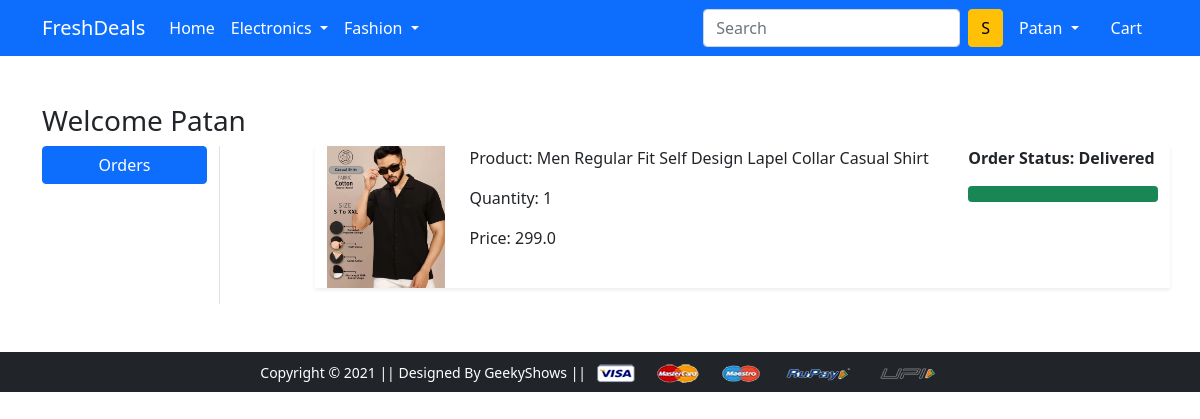
The app's page /orders/ (signed in) with its own data.
### app/models.py (models this page shows, shortened)
class OrderPlaced(models.Model):
    user = models.ForeignKey(User, on_delete=models.CASCADE)
    customer = models.ForeignKey(Customer, on_delete=models. CASCADE)
    product = models.ForeignKey(Product, on_delete=models.CASCADE)
    quantity = models.PositiveIntegerField(default=1)
    ordered_date = models.DateTimeField(auto_now_add=True)
    status = models.CharField(max_length=50,
            choices=STATUS_CHOICES, default='Pending')
    @property
    def total_cost(self):
        return self.quantity * self.product.discounted_price

class Product(models. Model):
    title = models.CharField(max_length=100)
    selling_price = models.FloatField()
    discounted_price = models.FloatField()
    description = models.TextField()
    brand = models.CharField(max_length=100)
    category = models.CharField(choices=CATEGORY_CHOICE,
    max_length=2)
    product_image = models. ImageField(upload_to='productimg')

### app/views.py (the view)
# urls.py: path('orders/', views.orders, name='orders'),
@login_required
def orders(request):
    Orders = OrderPlaced.objects.filter(user=request.user)
    return render(request, 'app/orders.html', {'Orders':Orders})

### app/templates/app/orders.html (shortened to what this page needs)
{% extends 'app/base.html' %}
{% load static %}
{% block main-content %}
<div class="container my-5">
    <div class="row">
        <h3>Welcome <span class="text-capitalize">{{request.user}}</span></h3>
        <div class="col-sm-2 border-end">
            <ul class="list-unstyled">
                <li class="d-grid"><a href="{% url 'orders' %}" class="btn btn-primary">
                    Orders</a>
                </li>
            </ul>
        </div>
        <div class="col-sm-9 offset-sm-1">
            {% for op in Orders %}
            <div class="row shadow-sm mb-3">
                <div class="col-sm-2">
                    <img src="{{op.product.product_image.url}}" alt="" srcset="" class="img-fluid" height="150" width="150">
                </div>
                <div class="col-sm-7">
                    <p>Product: {{op.product.title}}</p>
                    <p>Quantity: {{op.quantity}}</p>
                    <p>Price: {{op.total_cost}}</p>
                </div>
                <div class="col-sm-3 fw-bold">
                    <p>Order Status: {{op.status}}</p>
                    {% if op.status == 'Delivered' %}
                    <div class="progress">
                        <div class="progress-bar bg-success" role="progressbar"
                        style="width: 100%" aria-valuenow="100"
                        aria-valuemin="0" aria-valuemax="100"></div>
                    </div>
                    {% endif %}
                </div>
            </div>
            {% endfor %}
        </div>
    </div>
</div>
{% endblock main-content %}

### app/templates/app/base.html (shortened to what this page needs)
<!doctype html>
{% load static %}
<html lang="en">
  <head>
    <link href="https://cdn.jsdelivr.net/npm/bootstrap@5.0.0-beta1/dist/css/bootstrap.min.css" rel="stylesheet">
    <link rel="stylesheet" href="{% static 'app/css/owl.carousel.min.css' %}">
    <link rel="stylesheet" href="{% static 'app/css/all.min.css' %}">
    <link rel="stylesheet" href="{% static 'app/css/style.css' %}">
  </head>
  <body>
    <nav class="navbar navbar-expand-lg navbar-dark bg-primary">
     <div class="container">
       <a class="navbar-brand" href="/">FreshDeals</a>
       <div class="collapse navbar-collapse" id="navbarSupportedContent">
         <ul class="navbar-nav me-auto mb-2 mb-lg-0">
           <li class="nav-item">
             <a class="nav-link active" aria-current="page" href="/">Home</a>
           </li>
           <li class="nav-item dropdown">
             <a class="nav-link dropdown-toggle text-white" href="#" id="electronicsDropdown" role="button" data-bs-toggle="dropdown" aria-expanded="false">
               Electronics
             </a>
           </li>
           <li class="nav-item dropdown">
             <a class="nav-link dropdown-toggle text-white" href="#" id="fashionDropdown" role="button" data-bs-toggle="dropdown" aria-expanded="false">
               Fashion
             </a>
           </li>
         </ul>
         <form class="d-flex">
           <input class="form-control me-2" type="search" placeholder="Search" aria-label="Search">
           <button class="btn btn-warning" type="submit">S</button>
         </form>
         <div>
          <ul class="navbar-nav me-auto mb-2 mb-lg-0">
            {% if request.user.is_authenticated %}
            <li class="nav-item dropdown mx-2">
                <a class="nav-link dropdown-toggle text-white" href="#" id="profileDropdown" role="button" data-bs-toggle="dropdown" aria-expanded="false">
                  {{request.user.username|capfirst}}
                </a>
                <li class="nav-item mx-2">
                  <a href="{% url 'showcart' %}" class="nav-link text-white"> Cart </a>
                 </li>
            </li>
        {% endif %}
          </ul>
         </div>
       </div>
     </div>
    </nav>
    {% block main-content %} {% endblock main-content %}
    <footer class="container-fluid bg-dark text-center p-2 mt-5">
        <small class="text-white">Copyright &copy; 2021 || Designed By GeekyShows || </small>
        <img src="{% static 'app/images/payment.png' %}" alt="" srcset="" class="img-fluid" height="2px">
    </footer>
  </body>
</html>

### records on screen
OrderPlaced: product.product_image (picture), product "Men Regular Fit Self Design Lapel Collar Casual Shirt", quantity "1", total_cost "299.0", status "Delivered"

### other values on screen
{{ request.user.username|capfirst }} "Patan"
{{ request.user }} "Patan"
